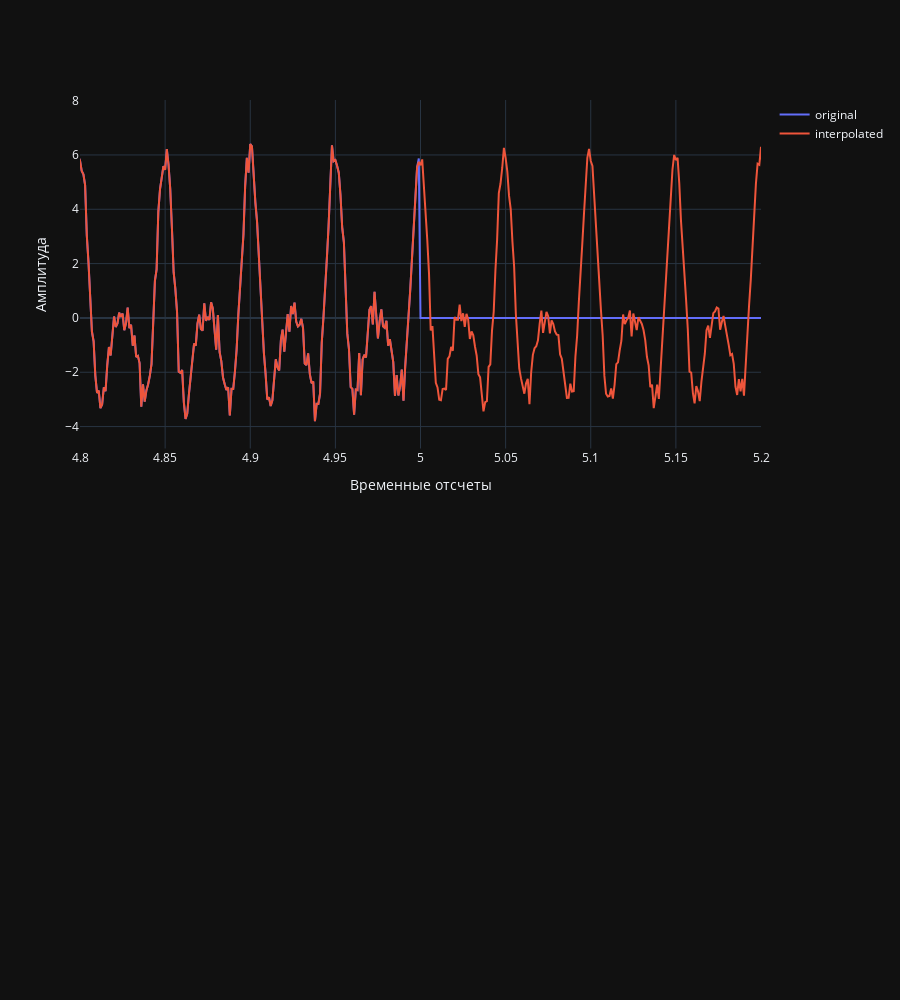

Notebook code cell kept with this figure:
### Code cell
fig = make_subplots(rows=2, cols=1)
fig.update_xaxes(range=[4.8, 5.2], col=1, row=1)
fig.update_xaxes(range=[0, 100], col=1, row=2)
fig.add_trace(
    go.Scatter(x=time_domain, y=signal_to_recover, name="original"),
    row=1, col=1
)
fig.add_trace(
    go.Scatter(x=time_domain, y=signal_recovered, name="interpolated"),
    row=1, col=1
)
fig.update_layout(
    height=1000,
    xaxis_title="Временные отсчеты",
    yaxis_title="Амплитуда",
)
fig.show()

### Figure 1 — Plotly figure (JSON) as saved in the notebook; plotly's stock layout.template omitted (floating-point values rounded to 4 significant figures; data arrays with more than 128 entries replaced by an {"elided": "..."} marker saying what was removed)
{"data": [{"name": "original", "x": {"elided": "10000 float values"}, "y": {"elided": "10000 float values"}, "type": "scatter", "xaxis": "x", "yaxis": "y"}, {"name": "interpolated", "x": {"elided": "10000 float values"}, "y": {"elided": "10000 float values"}, "type": "scatter", "xaxis": "x", "yaxis": "y"}], "layout": {"xaxis": {"anchor": "y", "domain": [0.0, 1.0], "range": [4.8, 5.2], "title": {"text": "Временные отсчеты"}}, "yaxis": {"anchor": "x", "domain": [0.575, 1.0], "title": {"text": "Амплитуда"}}, "xaxis2": {"anchor": "y2", "domain": [0.0, 1.0], "range": [0, 100]}, "yaxis2": {"anchor": "x2", "domain": [0.0, 0.425]}, "height": 1000}}
